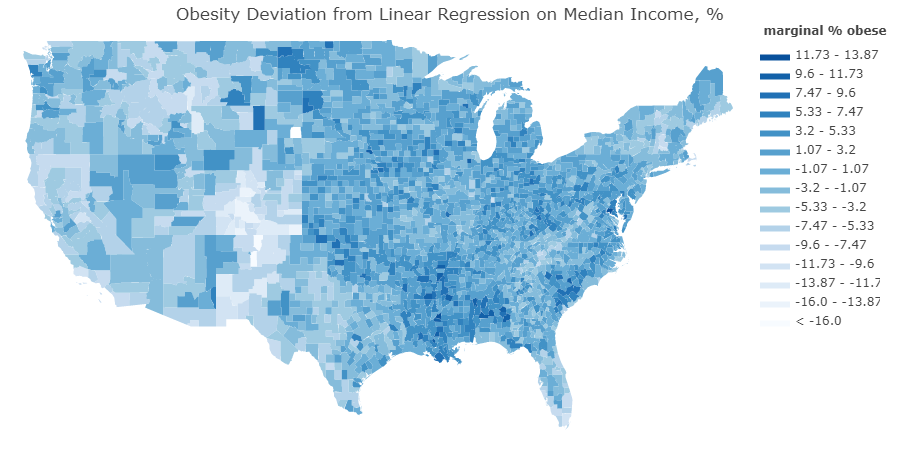

Reproduce this figure in Python.

import plotly.plotly as py
import plotly
import plotly.figure_factory as ff
import numpy as np
import matplotlib.pyplot as plt
from sklearn import datasets, linear_model
from sklearn.metrics import mean_squared_error, r2_score
from sklearn.linear_model import LinearRegression
from sklearn.model_selection import train_test_split
import pandas as pd

#credentials for plotly API
plotly.tools.set_credentials_file(username='nbennett1', api_key='81baDAChISuvHTiv7rOQ')

#importing cleaned and merged dataset with median income and obesity rate by county
df_sample = pd.read_csv('mergedfiles.txt', sep='\t')
df_sample = df_sample[np.isfinite(df_sample['percent'])]
df_sample = df_sample[np.isfinite(df_sample['Median_Household_Income_2016'])]

X = df_sample[['Median_Household_Income_2016']]
Y = df_sample[['percent']]

#splitting data into test and training sets for linear regression
X_train, X_test, Y_train, Y_test = train_test_split(X, Y, test_size=0.75, random_state=92) 

model = LinearRegression(fit_intercept=True)
model.fit(X_train, Y_train)

#making predictions using the test set 
y_predict = model.predict(X_test)

#calculating deviation from linear regression model for each county
fullY_predict = model.predict(X)
Resid = Y-fullY_predict
df_sample['Resid']=Resid

#plotting the deviation from linear regression for each county
colorscale = ["#f7fbff","#ebf3fb","#deebf7","#d2e3f3","#c6dbef","#b3d2e9","#9ecae1",
              "#85bcdb","#6baed6","#57a0ce","#4292c6","#3082be","#2171b5","#1361a9",
              "#08519c","#0b4083","#08306b"]
endpts = list(np.linspace(-16, 16, len(colorscale) - 1))
fips = df_sample['FIPS'].tolist()
values = df_sample['Resid'].tolist()

fig = ff.create_choropleth(
    fips=fips, values=values,
    binning_endpoints=endpts,
    colorscale=colorscale,
    show_state_data=False,
    show_hover=True, centroid_marker={'opacity': 0},
    asp=2.9, title='Obesity Deviation from Linear Regression on Median Income, %',
    legend_title='marginal % obese'
)
py.iplot(fig, filename='choropleth_full_usa')
